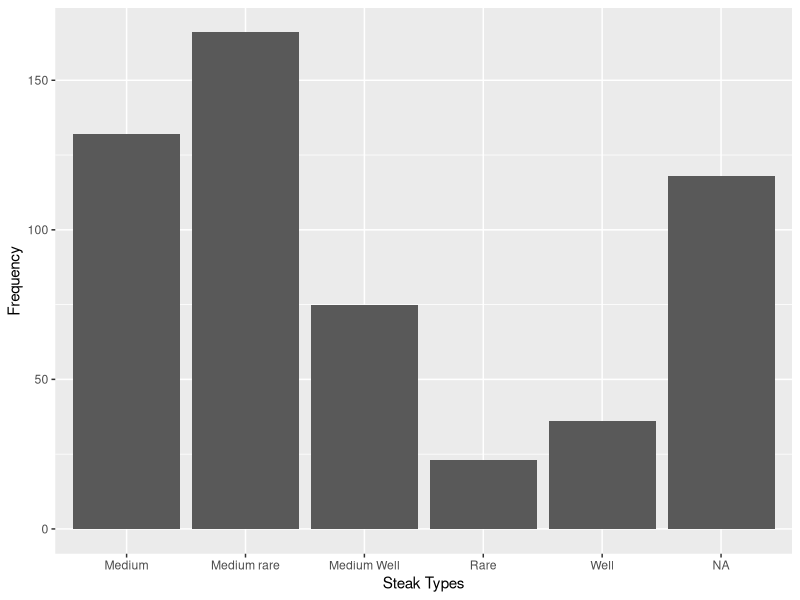
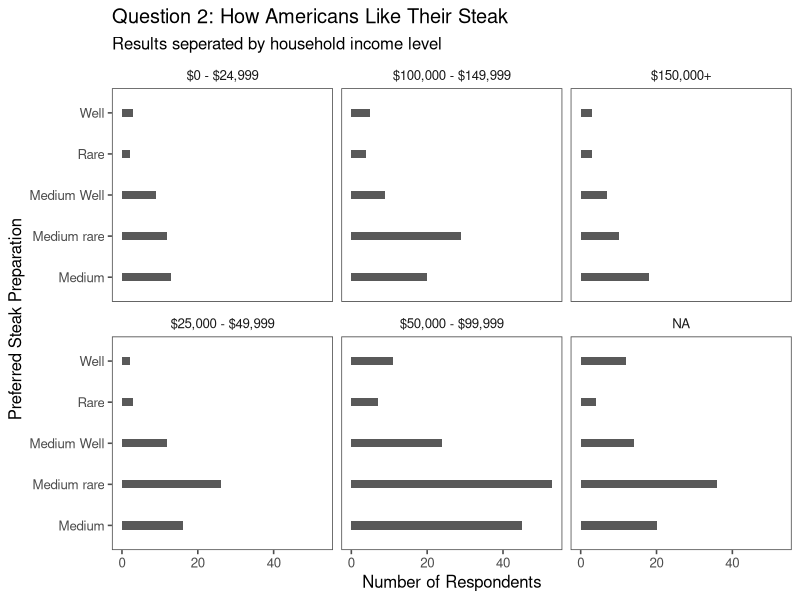

Source code (R) for these figures, in order: (Note: this script raises an error after producing the figures.)
######################
###
###  Fall 2019 Exam 1
###
###  andrew id: jerryl
###
######################

library(tidyverse)
library(ggthemes)
library(car)
library(AER)
d<-read_csv("Steak.csv")
d2<-read_csv("sbelts2.csv")
# Data Visualization Question  ----
#
# 1.
ggplot(data=d) +
  geom_bar(mapping=aes(x=steak_prep)) +
  xlab("Steak Types") +
  ylab("Frequency")

#
# 2. ----

d1<-d%>%filter(steak_prep %in% c("Well",
                                 "Medium Well",
                                 "Medium",
                                 "Medium rare",
                                 "Rare"))

#d1$steak_prep<-reorder(d1$steak_prep, d1$hhold_income)
ggplot(data=d1) +
  geom_bar(mapping=aes(x=steak_prep), width=0.2) +
  coord_flip()+
  facet_wrap(~hhold_income) +
  labs(title="Question 2: How Americans Like Their Steak",
       subtitle="Results seperated by household income level",
       y="Number of Respondents",
       x="Preferred Steak Preparation") +
  theme_few()


#
# 3. 
##The plot in the lower left displays the distribution of steak preferences (excluding unknown, or NA types)
##for Americans with unknown, or NA type, household income levels. (Note when I say distribution I mean the 
##frequency of observations of people who prefer different types of steak)



# Regression Question ----
#
# 4.
d2$enforcement<-relevel(factor(d2$enforcement), ref="secondary")
d2$ba08_c<-factor(d2$ba08)
m1<-lm(fatalityrate~enforcement+log(income)+ba08+sb_use, data=d2)
summary(m1)
#
# 5. ----
##Intercept: 66.2012. For a state with secondary enforcement of seat belt laws, max BAC=0.1%,
##log(income per capita)=0 (i.e. income per capita is $1000, which shows up as 1 in the variable),
##and seat belt usage rate of 0, we
##would predict the fatality rate to be 66.2012 per thousand traffic miles. This is an extrapolation
##because we do not observe a log(income per capita)=0 or a seat belt usage rate of 0.

##Enforcementprimary: 0.3104. Holding log of income per capita, maximum allowed blood alcohol limit,
##and seat belt usage rate constant, we expect the fatality rate in states with primary enforcement to be 0.3104
##higher as compared to states with secondary enforcement, on average. This is equivalent to saying that,
##holding the other variables constant, the intercept for states with primary enforcement is
##66.2012+0.3104=66.5116--this intercept can be interepreted similarly to the overall intercept.

##log(income): -15.7103. Holding seat belt enforcement law, maximum allowed blood alcohol limit, and
##seat belt usage rate constant, we expect the fatality rate of a state to decrease by 0.157103 for each
##1% increase in income per capita.

##Note: when I say holding {variables} constant, I mean if two states had the same values for those
##variables.

#
# 6. ----
residualPlots(m1)
##Yes--it seems that the residuals for the variable ba08 are reasonably independent, as indicated
##by the fact that there is no clear correlation (trend) between the residuals and specific values for ba08.


#
# 7. ----
m2<-lm(fatalityrate~enforcement+log(income)+ba08*sb_use, data=d2)
summary(m2)


#
# 8. ----
##ba08: -2.49137. Holding enforcement law, income per capita, and seat belt usage rate constant, we expect
##the fatality rate in a given state with blood alcohol limit capped at 0.08% to be lower by 2.49137 as
##compared to states with max BAC=0.1%.

##log(income): -15.65678. Holding seat belt enforcement law, maximum allowed blood alcohol limit, and
##seat belt usage rate constant, we expect the fatality rate of a state to decrease by 0.1565678 for each
##1% increase in income per capita.

##sb_use: 0.07885. Holding enforcement law and income per capita constant,
##we expect the fatality rate in a state with max BAC=0.1% to increase by 0.07885 for every 1-unit increase
##in the seat belt usage rate. Note that this is an extrapolation because we can't have a seat belt usage rate
##above 1.0 (the variable is in decimal and not percentage form)--I could have transformed 
##the rate by multiplying by 100, which would produce a coefficient of
##0.0007885, indicating that holding enforcement law and income per capita constant, we expect
##the fatality rate in a state with max BAC=0.1% to increase by 0.0007885 for every 1 percentage increase
##in the the seat belt usage rate (representing the usage rate as a percentage out of 100).

#
# 9. ----
anova(m1,m2)
##The F-statistic is 0.3653 with a p-value of 0.5459. Since the p-value is not significant under 0.05,
##we can conclude that the first model does not
##account for significantly more variation in the response variable fatality rate as compared to the
##second model--the first model is not statistically better at predicting fatality rate.

#
# 10. ----
3*(4+1)/436
##The threshold is 0.0344
infIndexPlot(m2, id=T,vars=c("Cook", "hat"))
##Yes, there are data points with leverages above the threshold. From the influence index plot, there 
##seem to be 35 data points with high leverages.

#
# 11. ----
max(cooks.distance(m2))
##The maximum cooks distance is 0.0389. Since this is less than 0.5, the value is not worrisome.

#
# 12. ----
predict(m2, tibble(sb_use=0.45,
                   enforcement="primary",
                   income=30,
                   ba08=0))
##The predicted fatality rate is 13.31757 per thousand traffic miles.
